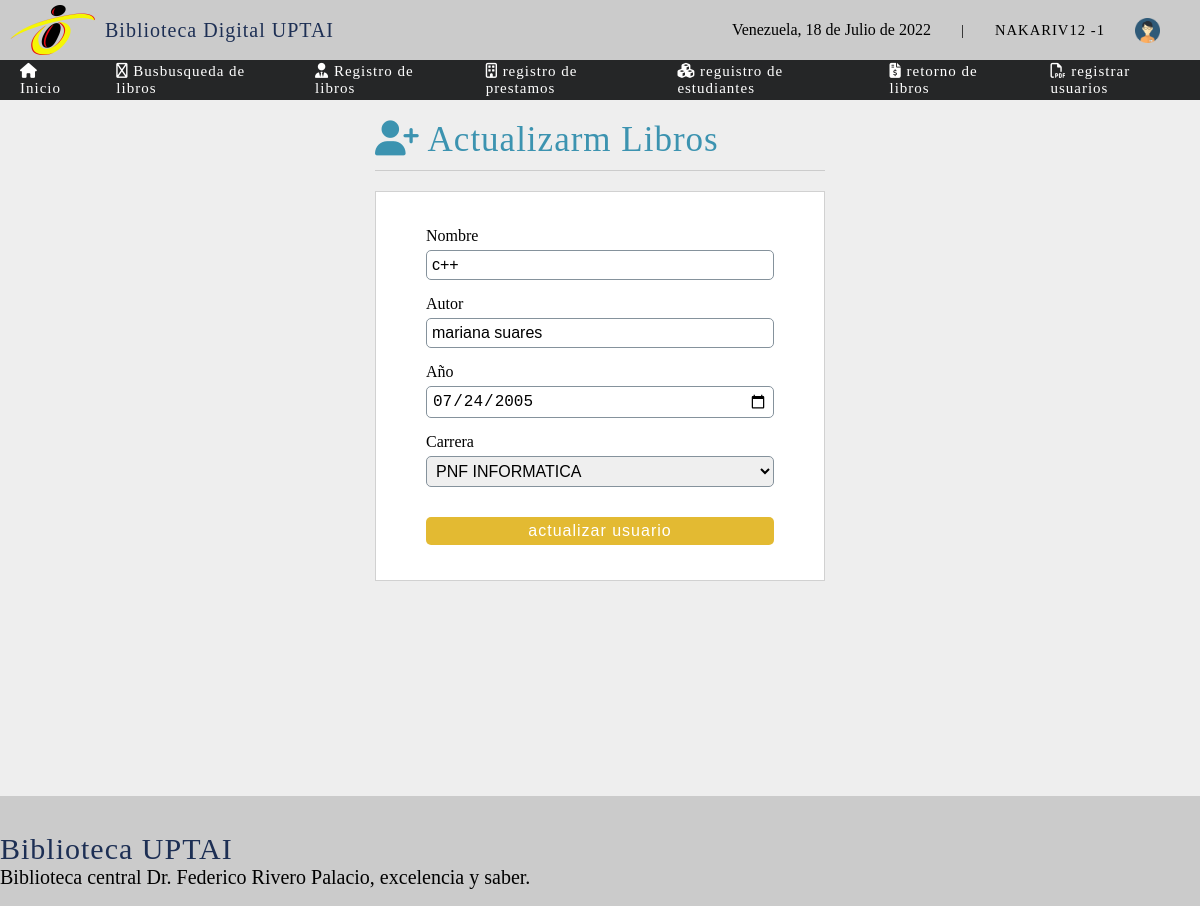
/sistema/editar_libros.php?id=c001 (signed in), run on the app's committed database.
### tables this page shows
CREATE TABLE `libros` (
  `cota` varchar(20) NOT NULL,
  `nombre_libro` varchar(30) NOT NULL,
  `autor` varchar(20) NOT NULL,
  `año_libro` date NOT NULL,
  `n_ejemplar` varchar(20) NOT NULL,
  `carrera` int(11) NOT NULL,
  `status` int(2) NOT NULL DEFAULT 1,
  `id_userCreador` int(11) DEFAULT NULL,
  `id_userDeleted` int(11) DEFAULT NULL,
  `stock` int(100) DEFAULT NULL,
  `disponible` int(100) DEFAULT NULL
);

CREATE TABLE `carrera` (
  `idcarrera` int(11) NOT NULL,
  `nom_carrera` varchar(50) NOT NULL
);

### sistema/editar_libros.php (the view, shortened to what this page needs)
<?php
include "../conexion.php";
  	$cota = $_REQUEST['id'];
	$sql = mysqli_query($conection,"SELECT l.cota, l.nombre_libro, l.autor, l.año_libro, (c.nom_carrera) as carrera, (c.idcarrera) as idcarrera
                                                                                                                    FROM libros l
                                                                                                                    INNER JOIN carrera c
                                                                                                                    ON l.carrera = c.idcarrera
                                                                                                                    WHERE cota = '$cota' and status = 1");
	$result_sql = mysqli_num_rows($sql);
	if ($result_sql == 0) {
		header('location: lista_libros.php');
	}else{
		$option = '';
		while ($data = mysqli_fetch_array($sql)) {
			$nombre = $data['nombre_libro'];
			$autor = $data['autor'];
			$año = $data['año_libro'];
			$carrera = $data['carrera'];
			$idcarrera = $data['idcarrera'];
		if ($idcarrera == 1) {
				$option = '<option value="'.$idcarrera.'"select>'.$carrera.'</option>';
			}else if ($idcarrera == 2) {
				$option = '<option value="'.$idcarrera.'"select>'.$carrera.'</option>';
			}else if ($idcarrera == 3) {
				$option = '<option value="'.$idcarrera.'"select>'.$carrera.'</option>';
			}else if ($idcarrera == 4) {
				$option = '<option value="'.$idcarrera.'"select>'.$carrera.'</option>';
			}else if ($idcarrera == 5) {
				$option = '<option value="'.$idcarrera.'"select>'.$carrera.'</option>';
			}else if ($idcarrera == 6) {
				$option = '<option value="'.$idcarrera.'"select>'.$carrera.'</option>';
			}else if ($idcarrera == 7) {
				$option = '<option value="'.$idcarrera.'"select>'.$carrera.'</option>';
			}
		}
	}
?>
<!DOCTYPE html>
<html lang="en">
<head>
	<?php include "vista/includes/scripts.php";?>
</head>
<body>
	<?php include "vista/includes/header.php"; ?>
	<div class="container">
	<section id="container">
	<div class="form_register">
		<h1><i class="fas fa-user-plus"></i> Actualizarm Libros</h1>
		<hr>
		<form action="" method="post">
			<label for="nombre">Nombre</label>
			<input type="text" name="nombre" id="nombre" placeholder="nombre del libro" value="<?php echo $nombre; ?>">
			<label for="autor">Autor</label>
			<input type="text" name="autor" id="autor" placeholder="autor del libro" value="<?php echo $autor; ?>">
			<label for="año">Año</label>
			<input type="date" name="año" id="año" placeholder="año" value="<?php echo $año; ?>">
			<label for="carrera">Carrera</label>
			<select name="carrera" id="carrera" class="notItemOne">
			<?php
			echo $option;
			?>
			</select>
			<input type="submit" value="actualizar usuario" class="btn_save">
		</form>
	</div>
	</section>
	</div>
	<?php include "vista/includes/footer.php";?>
</body>
</html>

### sistema/vista/css/estilos1.css (style rules this page uses)
* { margin: 0; padding: 0; box-sizing: border-box; }
body { margin: 0; background: #EEEEEE; }
h1, h2, h3, h4, h5, h6 { font-family: 'Piazzolla'; font-weight: normal; letter-spacing: 1px; color: #1D2F54;; }
h1 { font-size: 26px; }
#container { padding: 90px 15px 15px; }
.form_register { width: 450px; margin: auto; margin-top: 30px; }
.form_register h1 { color: #3c93b0; }
hr { border: 0; background: #ccc; height: 1px; margin: 10px 0; display: block; }
form { background: #fff; margin: auto; padding: 20px 50px; border: 1px solid #d1d1d1; }
label { display: block; font-size: 12pt; font-family: 'GothamBook'; margin: 15px auto 5px auto; }
input,select { display: block; width: 100%; font-size: 12pt; padding: 5px; border: 1px solid #85929c; border-radius: 5px; }
.notItemOne option:first-child { display: none; }
.btn_save { font-size: 12pt; background: #E3BA32; color: #fff; letter-spacing: 1px; border: 0; cursor: pointer; margin: 30px auto 15px auto; display: block; border-radius: 5px; }
#container h1 { font-size: 35px; display: inline-block; }

### data on the page
libros: nombre "c++", autor "mariana suares", año "07/24/2005", carrera "PNF INFORMATICA"

### other printed values
fechaC() "18 de Julio de 2022"
$_SESSION['user'] "NAKARIV12"
$_SESSION['rol'] "1"
